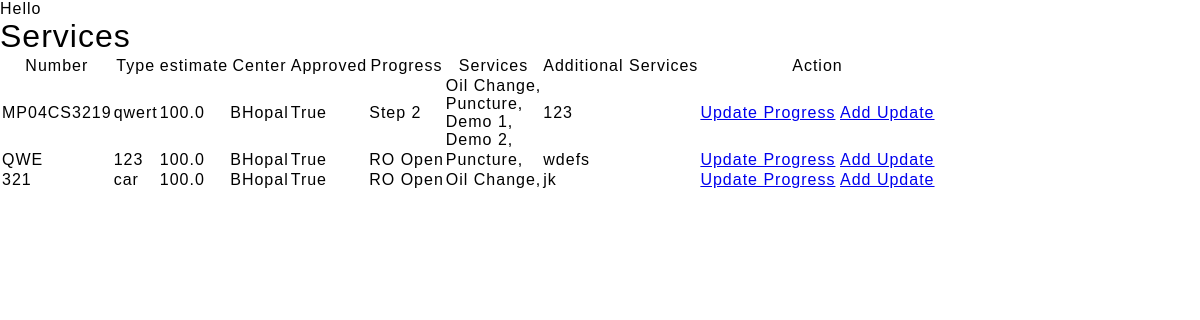
Page /services/list (signed in) on the earlier database version.
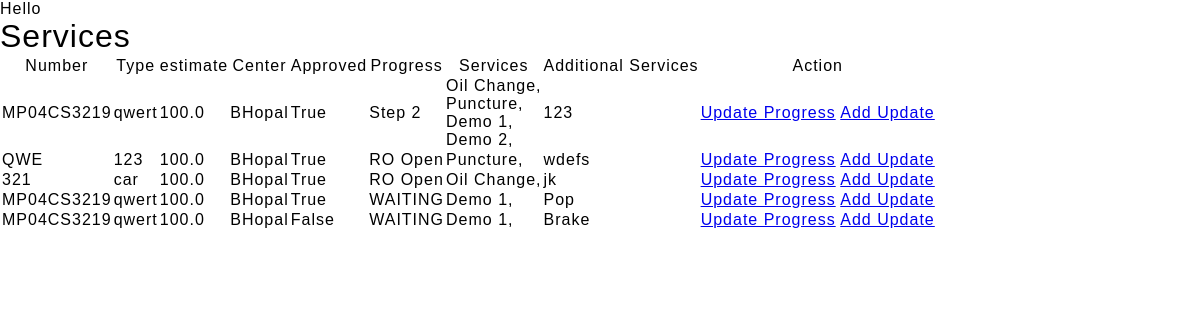
Same page on the later database version.
### ERP/models.py (models this page shows, shortened)
class Service(models.Model):
    vehical = models.ForeignKey(Vehical , on_delete=models.SET_NULL, blank=True , null= True)
    service_estimate = models.FloatField(default= 100)
    center = models.ForeignKey(Center , on_delete=models.SET_NULL, blank=True , null= True)
    class Progress(models.TextChoices):
        WAITING = 'WAITING' , 'Waiting'
        DOING = 'DOING' , 'Doing'
    progress = models.CharField(max_length=20 , choices=Progress.choices , default= Progress.WAITING)
    services = models.ManyToManyField(ProvidedService)
    additional_services = models.CharField(max_length=200, blank = True , null = True)
    is_approved = models.BooleanField(default=False)
    def __str__(self) -> str:
        return self.vehical.number

class Vehical(models.Model):
    customer = models.ForeignKey(Customer , on_delete=models.CASCADE)
    number = models.CharField(max_length=20 , unique= True)
    type = models.CharField(max_length=20)

class ProvidedService(models.Model):
    name = models.CharField(max_length=100)
    description = models.CharField(max_length=400, default="Diam dolor diam ipsum sit amet diam et eos erat ipsum")
    duration = models.DurationField()
    renew_time = models.DurationField()
    price = models.IntegerField(default=500)
    on_display = models.BooleanField(default=False)
    icon = models.CharField(max_length=50 , default="fa fa-certificate fa-3x text-primary flex-shrink-0")

### Franchise/models.py (models this page shows, shortened)
class Center(models.Model):
    name = models.CharField(max_length=100)
    location = models.CharField(max_length=200)

### account/decorators.py (the view)
        def wrapper(request , *args, **kwargs):
            group = None
            role = request.user.role
            print(role)
            if role in allowed_roles:
                return view_func(request , *args, **kwargs)
            else :
                print('User Not allowed')
                return redirect('unauth_page')

### ERP/views.py (called while the page is built)
@login_required(login_url= 'login_page')
@allowed_users(allowed_roles=[User.Role.EMPLOYEE,User.Role.ADMIN])
def employee_service_list(request):
    context = {}
    employee = Employee.objects.get(user = request.user )
    services = list(Service.objects.filter(center = employee.center))
    print(services)
    context['services'] = services
    return render(request , 'ERP/service/employee_list.html', context)

### templates/ERP/service/employee_list.html
{% extends 'Base/base.html' %}
{% load static %}
{% block content %}
<h1>Services</h1>
<table class = 'table'>
    <tr>
        <th>Number</th>
        <th>Type</th>
        <th>estimate</th>
        <th>Center</th>
        <th>Approved</th>
        <th>Progress</th>
        <th>Services</th>
        <th>Additional Services</th>
        <th>Action</th>
        </tr>
        {% for service in services %}
        <tr>
            <td>{{service.vehical.number}}</td>
            <td>{{service.vehical.type}}</td>
            <td>{{service.service_estimate }} </td>
            <td>{{service.center.name}}</td>
            <td>{{service.is_approved}}</td>
            <td>{{service.progress}}</td>
            <td>
                {% for ser in service.services.all %}
            <p>{{ser.name}},</p>
                    {% endfor %}
            </td>
            <td>{{service.additional_services}}</td>
            <td>
                <a class="btn btn-outline-info" href="{% url 'progress_update_page' service.id %}">Update Progress</a>
                <a class="btn btn-outline-secondary" href="{% url 'employee_service_update_page' service.id %}">Add Update</a>
            </td>
        </tr>
        {% endfor %}
        </table>
{% endblock %}

Differences in the rows shown:
added Service: vehical.number "MP04CS3219", vehical.type "qwert", service_estimate "100.0", center.name "BHopal", is_approved "True", progress "WAITING", additional_services "Pop", ProvidedService (name "Demo 1")
added Service: vehical.number "MP04CS3219", vehical.type "qwert", service_estimate "100.0", center.name "BHopal", is_approved "False", progress "WAITING", additional_services "Brake", ProvidedService (name "Demo 1")
